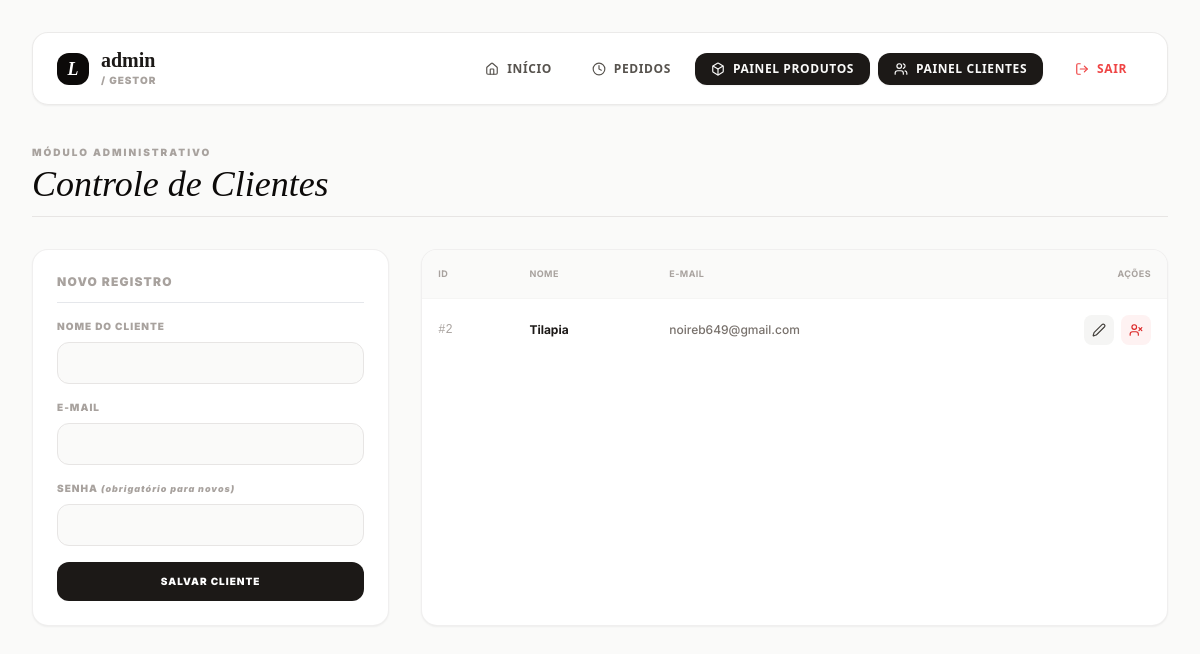
The app's page /dashboard/client.php (signed in), older data.
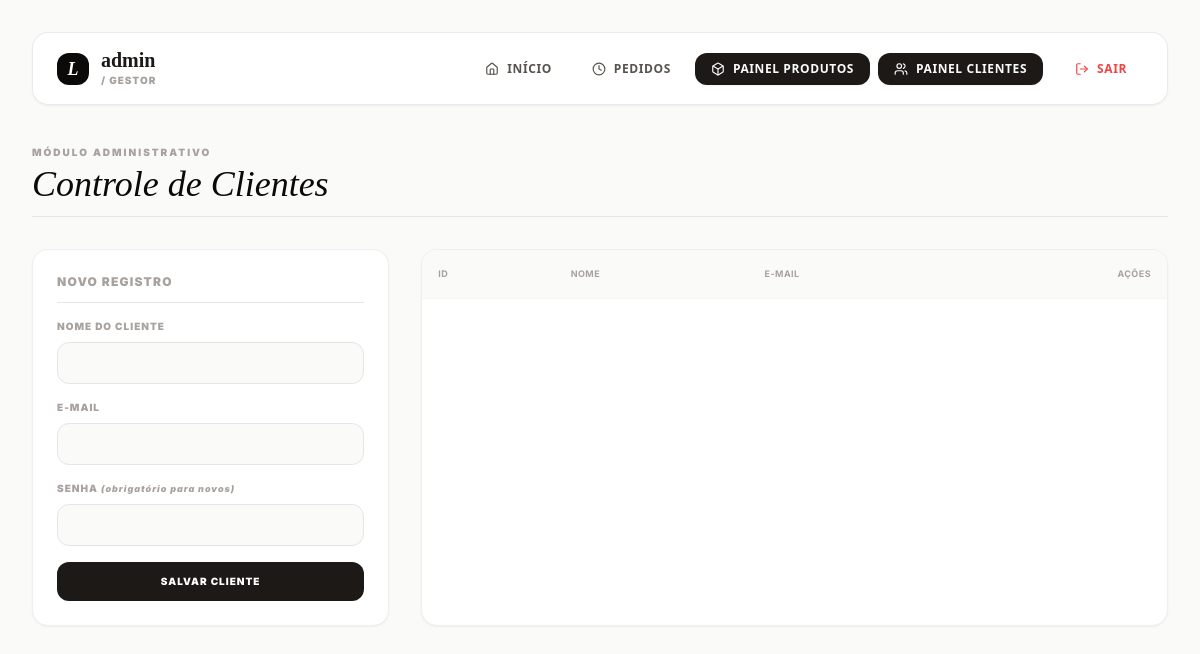
The same page, newer data.
### tables this page shows
CREATE TABLE `usuarios` (
  `id` int(11) NOT NULL,
  `nome` varchar(100) NOT NULL,
  `email` varchar(100) NOT NULL,
  `senha` varchar(255) NOT NULL,
  `perfil` varchar(50) DEFAULT 'cliente'
);

### dashboard/client.php (the view, shortened to what this page needs)
<?php
require_once __DIR__ . '/../auth/verificarADM.php';
$sql = "SELECT id, nome, email FROM usuarios WHERE perfil = 'cliente' ORDER BY id DESC";
$res = mysqli_query($conexao, $sql);
$clients = mysqli_fetch_all($res, MYSQLI_ASSOC);
?>
<!DOCTYPE html>
<html lang="pt-br">
<head>
    <script src="https://cdn.tailwindcss.com"></script>
</head>
<body class="bg-stone-50 text-stone-900 min-h-screen p-4 md:p-8">
    <div class="max-w-6xl mx-auto">
        <?php include '../user/menu.php'; ?>
        <div class="mb-8 border-b border-stone-200 pb-3">
            <span class="text-[10px] font-black uppercase tracking-[0.2em] text-stone-400 block mb-1">Módulo Administrativo</span>
            <h1 class="font-serif text-4xl italic text-stone-950">Controle de Clientes</h1>
        </div>
        <div class="grid grid-cols-1 lg:grid-cols-3 gap-8">
            <div class="bg-white p-6 rounded-2xl border border-stone-200/60 shadow-sm h-fit">
                <h2 id="formTitle" class="text-xs font-black uppercase tracking-widest text-stone-400 border-b pb-3 mb-4">Novo Registro</h2>
                <form id="clientForm" action="" method="POST" class="space-y-4">
                    <div>
                        <label class="block text-[10px] font-black uppercase tracking-widest text-stone-400 mb-2">Nome do Cliente</label>
                        <input type="text" name="name" id="cName" required class="w-full px-4 py-2.5 bg-stone-50 border border-stone-200 text-sm font-medium rounded-xl outline-none focus:border-stone-400 transition-all">
                    </div>
                    <div>
                        <label class="block text-[10px] font-black uppercase tracking-widest text-stone-400 mb-2">E-mail</label>
                        <input type="email" name="email" id="cEmail" required class="w-full px-4 py-2.5 bg-stone-50 border border-stone-200 text-sm font-medium rounded-xl outline-none focus:border-stone-400 transition-all">
                    </div>
                    <div>
                        <label class="block text-[10px] font-black uppercase tracking-widest text-stone-400 mb-2">Senha <span id="pwdLabel" class="text-[9px] text-stone-400 lowercase italic">(obrigatório para novos)</span></label>
                        <input type="password" name="password" id="cPassword" class="w-full px-4 py-2.5 bg-stone-50 border border-stone-200 text-sm font-medium rounded-xl outline-none focus:border-stone-400 transition-all">
                    </div>
                    <button type="submit" class="w-full py-3 bg-stone-900 text-white font-black uppercase tracking-widest text-[10px] rounded-xl hover:bg-black transition-all">
                        Salvar Cliente
                    </button>
                </form>
            </div>
            <div class="lg:col-span-2 bg-white rounded-2xl border border-stone-200/60 shadow-sm overflow-hidden">
                <div class="overflow-x-auto">
                    <table class="w-full text-left border-collapse text-xs">
                        <thead>
                            <tr class="bg-stone-50 text-stone-400 border-b border-stone-100 font-black uppercase tracking-wider text-[9px]">
                                <th class="p-4">ID</th>
                                <th class="p-4">Nome</th>
                                <th class="p-4">E-mail</th>
                                <th class="p-4 text-right">Ações</th>
                            </tr>
                        </thead>
                        <tbody class="divide-y divide-stone-100 font-medium text-stone-700">
                            <?php foreach ($clients as $c): ?>
                                <tr class="hover:bg-stone-50/60 transition-all">
                                    <td class="p-4 font-mono text-stone-400">#<?php echo $c['id']; ?></td>
                                    <td class="p-4 font-bold text-stone-900"><?php echo htmlspecialchars($c['nome']); ?></td>
                                    <td class="p-4 text-stone-500"><?php echo htmlspecialchars($c['email']); ?></td>
                                    <td class="p-4 text-right space-x-1">
                                        <button onclick="editClient(<?php echo htmlspecialchars(json_encode($c)); ?>)" class="p-2 bg-stone-100 text-stone-700 rounded-lg hover:bg-stone-200 transition-all"><i data-lucide="edit-2" class="w-3.5 h-3.5"></i></button>
                                        <form action="" method="POST" class="inline">
                                            <button type="submit" onclick="return confirm('Deseja banir/deletar este cliente?')" class="p-2 bg-red-50 text-red-600 rounded-lg hover:bg-red-100 transition-all"><i data-lucide="user-x" class="w-3.5 h-3.5"></i></button>
                                        </form>
                                    </td>
                                </tr>
                            <?php endforeach; ?>
                        </tbody>
                    </table>
                </div>
            </div>
        </div>
    </div>
</body>
</html>

Row changes from the older to the newer data that the page shows:
removed usuarios: id "2", nome "Tilapia", email "noireb649@gmail.com"
